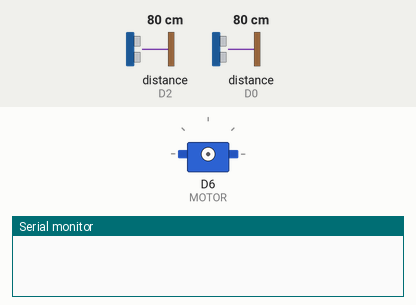
The sketch below on a simulated ESP8266 (NodeMCU). Shown: servo, the last lines printed to the serial monitor. Wiring (inferred from the names in the program): 2 × ultrasonic range finder: trigger D1, echo D2 / trigger D7, echo D0. The inputs (shaded band) are chosen by the test bench; at power-on: distance to the obstacle (sensors on D2, D0) 80 cm. The echo pulse lasts 58.3 µs per cm; WiFi joins after 1.5 s; servers stay silent unless stated.

Above: at 0.1 s.
At 8.96 s:
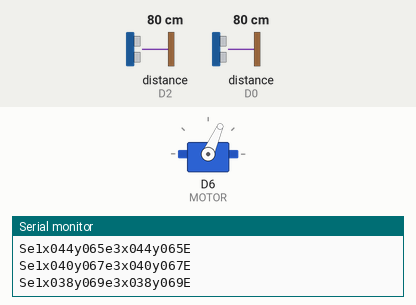
At 18.9 s:
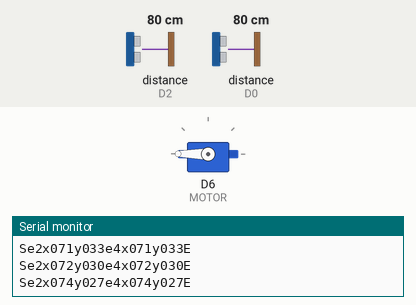
At 36.96 s:
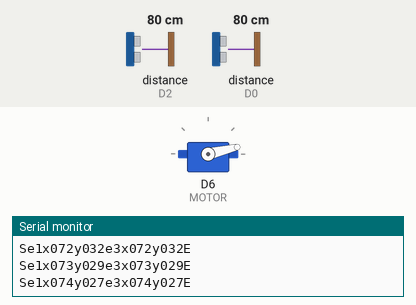
Timing chart, 0 to 40.0 s (numbered marks = the images above):
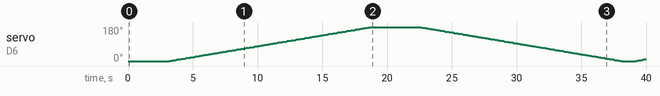

The sketch:

4_Quadrant_Defense_Tower.ino
```cpp
/*
 * Controlling UltraSonic Sensor Turret
 * Servo Motor -> 0 ~ 180
 * Senor : 2 -> Opposite Side
 * Detection Range : 2 ~ 100
 * Sequence :
 * 1. Servo Moves on Evey 1ms
 * 2. 2 UltraSensor On
 * 3. If Enemy is Detected from at least one Sensor, send Packet Message for Atmega128 to Control Laser Turret
 * 4. Packet Message Form : Se_x___y___e_x___y___E
 * 5. S : Start
 * 6. E : End
 * 7. e : Quadra Number -> if 0, no Enemy
 * 8. x, y : Coordinate
*/
// UltraSonic Pin Definition
#define TRIGPIN1  D1
#define ECHOPIN1  D2
#define TRIGPIN2  D7
#define ECHOPIN2  D0

// Motor Pin Definition
#define MOTOR   D6

// Headerfile Include
#include <Servo.h>
#include <Ticker.h>
#include <ESP8266WiFi.h>

const char* ssid     = "KCCI_STC_S"; // Assign the SSID name
const char* password = "kcci098#"; // Assign the SSID password

const char* host = "dkals0805.000webhostapp.com";
//const char* token = "...."; // Assign your Ubidots Token
const char* token = "";

// Defining Struct -> for data to be sent
typedef struct {
  int e; // which Quadra
  int x; // x coordinate
  int y; // y coordinate
}p; // name this struct as 'p'

// Declaring Class
Ticker timer;
Servo motor1;

long duration; // for raw data from UltraSonic Sensor
int measure[2]; // for real data calculated from raw data, 0 for Ultra 1, 1 for Ultra 2
volatile int ang = 0; // angle for Servo Motor
volatile int pwm = 0; // rescaled from ang -> 0 ~ 2140
volatile int cnv = 0; // flag which indicated angle to be increased or decreased
char packet[23] = {0,}; // Character Array to be sent to ATmega 128
p pack[2]; // strcut type 'p' array

// Timer Interrupt Function -> For moving Servo
void timerCallback(){
  // rescaling angle -> pwm
  if(cnv==false) pwm = map(ang, 0, 180, 0, 2140) + 480;
  else pwm = map(ang, 180, 0, 2140, 0) +480;

  // move Servo motor with pwm
  motor1.writeMicroseconds(pwm);

  if(cnv==0) {
    ang++;
    if(ang>=180) cnv = 1;
    }
  else {
    ang--;
    if(ang<=0) cnv = 0;
  }
}

// Getting Distance Data from UltraSonic Sensor
void UltraSonic(int tri, int echo, int idx){
  // tri : TrigPin, echo : EchoPin, idx : Sensor Number
  digitalWrite(tri, LOW);
  delayMicroseconds(2);
  digitalWrite(tri, HIGH);
  delayMicroseconds(10);
  digitalWrite(tri, LOW);
  duration = pulseInLong(echo, HIGH);
  measure[idx] = duration * 0.034 / 2;
}

// Identifies which Quadra the Enemy is in now
int getQua(int idx, int x, int y){
  if(x>=0&&y>=0) return 1;
  else if(x<0&&y>=0) return 2;
  else if(x<0&&y<0) return 3;
  return 4;
}

// Getting x, y Coordinate
void getXY(int idx, int ang){
  // Since two UltraSonic Sensors are opposite,
  // Angle on Ultra Sensor 2 needs to 180 added
   if(idx) ang += 180;

   // x, y coodinate and Quadra Number
   pack[idx].x = (int)(cos((float)ang*PI/180) * (double)measure[idx]);
   pack[idx].y = (int)(sin((float)ang*PI/180) * (double)measure[idx]);
   pack[idx].e = getQua(idx, pack[idx].x, pack[idx].y);
}

// True : Enemy ditected, Fale : No Enemy
bool isThereEnemy(){
  // flag : true -> Enemy ditected by at least on Ultra Sensor
  // false -> No Enemy on both UltraSensor

  bool flag = false;
  for(int i=0;i<2;i++){
    getXY(i, ang);
    if(measure[i]<=80 && measure[i] >=2) flag = true;
    else {
      // No Enemy -> (900, 900)
      pack[i].x = 900;
      pack[i].y = 900;
      pack[i].e = 0;
    }
  }
  WiFiClient client;
  const int httpPort = 80;
  if (!client.connect(host, httpPort)) Serial.println("connection failed");

  char url[100];
  sprintf(url, "/TX.php?id=%d&en1x=%d&en1y=%d&en2x=%d&en2y=%d",
  ang, pack[0].x, pack[0].y, pack[1].x, pack[1].y);

  client.print(String("GET ") + url + " HTTP/1.1\r\n" +
               "Host: " + host + "\r\n" +
               "Connection: close\r\n\r\n");

  if(flag) return true;
  return false;
}

// Setup
void setup() {
  WiFi.mode(WIFI_STA);
  WiFi.begin(ssid, password);

  while (WiFi.status() != WL_CONNECTED) delay(500);
  //Setting Pin
  pinMode(TRIGPIN1, OUTPUT);
  pinMode(ECHOPIN1, INPUT);
  pinMode(TRIGPIN2, OUTPUT);
  pinMode(ECHOPIN2, INPUT);
  motor1.attach(MOTOR);

  Serial.begin(9600); // Baud rate 9600

  // Servo Motor Check
  motor1.write(0);
  delay(1000);

  // Setting Timer Intterupt for every 1ms
  timer.attach(0.1, timerCallback);
}

// main funtion
void loop() {
  // UltraSonic Sensor Activation
  UltraSonic(TRIGPIN1, ECHOPIN1, 0);
  UltraSonic(TRIGPIN2, ECHOPIN2, 1);

  // if Enemy Detected -> Send Packet Message to ATmega 128 -> UART 1
  if(isThereEnemy()){
    pack[0].x = abs(pack[0].x);
    pack[0].y = abs(pack[0].y);
    pack[1].x = abs(pack[1].x);
    pack[1].y = abs(pack[1].y);
    sprintf(packet, "Se%1dx%03dy%03de%1dx%03dy%03dE\n",
    pack[0].e, pack[0].x, pack[0].y,
    pack[1].e, pack[1].x, pack[1].y);
    Serial.print(packet);
  }
}
```

Measured:
- by itself, servo on D6 (MOTOR): 0° → 1° at 3.2 s, → 2° 0.10 s later, → 3° 0.10 s later, → 4° 0.10 s later, … (321 changes in this stretch)
